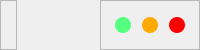
        <widget class="QFrame" name="title_bar">
         <property name="maximumSize">
          <size>
           <width>16777215</width>
           <height>50</height>
          </size>
         </property>
         <property name="styleSheet">
          <string notr="true">background-color: none;</string>
         </property>
         <property name="frameShape">
          <enum>QFrame::NoFrame</enum>
         </property>
         <property name="frameShadow">
          <enum>QFrame::Raised</enum>
         </property>
         <layout class="QHBoxLayout" name="horizontalLayout">
          <property name="spacing">
           <number>0</number>
          </property>
          <property name="leftMargin">
           <number>0</number>
          </property>
          <property name="topMargin">
           <number>0</number>
          </property>
          <property name="rightMargin">
           <number>0</number>
          </property>
          <property name="bottomMargin">
           <number>0</number>
          </property>
          <item alignment="Qt::AlignLeft">
           <widget class="QFrame" name="frame_title">
            <property name="minimumSize">
             <size>
              <width>0</width>
              <height>50</height>
             </size>
            </property>
            <property name="font">
             <font>
              <family>Roboto</family>
              <pointsize>14</pointsize>
             </font>
            </property>
            <property name="frameShape">
             <enum>QFrame::StyledPanel</enum>
            </property>
            <property name="frameShadow">
             <enum>QFrame::Raised</enum>
            </property>
            <layout class="QHBoxLayout" name="horizontalLayout_8">
             <property name="spacing">
              <number>0</number>
             </property>
             <property name="leftMargin">
              <number>15</number>
             </property>
             <property name="topMargin">
              <number>0</number>
             </property>
             <property name="rightMargin">
              <number>0</number>
             </property>
             <property name="bottomMargin">
              <number>0</number>
             </property>
            </layout>
           </widget>
          </item>
          <item>
           <widget class="QFrame" name="frame_btns">
            <property name="maximumSize">
             <size>
              <width>100</width>
              <height>16777215</height>
             </size>
            </property>
            <property name="frameShape">
             <enum>QFrame::StyledPanel</enum>
            </property>
            <property name="frameShadow">
             <enum>QFrame::Raised</enum>
            </property>
            <layout class="QHBoxLayout" name="horizontalLayout_3">
             <item>
              <widget class="QPushButton" name="btn_maximize">
               <property name="minimumSize">
                <size>
                 <width>16</width>
                 <height>16</height>
                </size>
               </property>
               <property name="maximumSize">
                <size>
                 <width>16</width>
                 <height>16</height>
                </size>
               </property>
               <property name="styleSheet">
                <string notr="true">QPushButton {
	border: none;
	border-radius: 8px;
	background-color: rgb(85, 255, 127);
}

QPushButton:hover {
	background-color: rgba(84, 254, 124, 150);
}</string>
               </property>
               <property name="text">
                <string/>
               </property>
              </widget>
             </item>
             <item>
              <widget class="QPushButton" name="btn_minimize">
               <property name="minimumSize">
                <size>
                 <width>16</width>
                 <height>16</height>
                </size>
               </property>
               <property name="maximumSize">
                <size>
                 <width>16</width>
                 <height>16</height>
                </size>
               </property>
               <property name="styleSheet">
                <string notr="true">QPushButton {
	border: none;
	border-radius: 8px;
	background-color: rgb(255, 170, 0);
}

QPushButton:hover {
	background-color: rgba(255, 170, 0, 150);
}</string>
               </property>
               <property name="text">
                <string/>
               </property>
              </widget>
             </item>
             <item>
              <widget class="QPushButton" name="btn_close">
               <property name="minimumSize">
                <size>
                 <width>16</width>
                 <height>16</height>
                </size>
               </property>
               <property name="maximumSize">
                <size>
                 <width>16</width>
                 <height>16</height>
                </size>
               </property>
               <property name="styleSheet">
                <string notr="true">QPushButton {
	border: none;
	border-radius: 8px;
	background-color: rgb(255, 0, 0);
}

QPushButton:hover {
	background-color: rgba(255, 0, 0, 150);
}</string>
               </property>
               <property name="text">
                <string/>
               </property>
              </widget>
             </item>
            </layout>
           </widget>
          </item>
         </layout>
        </widget>
